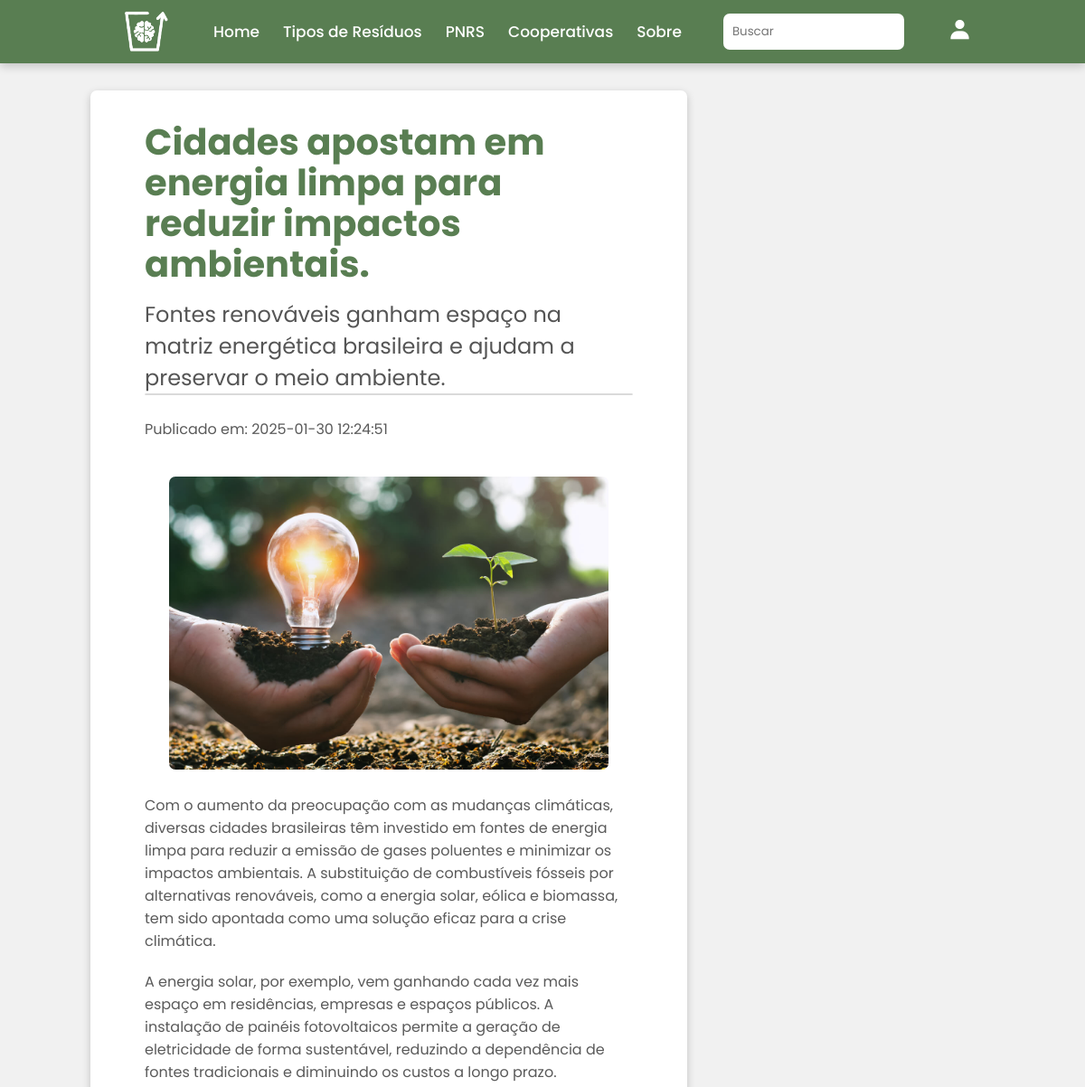
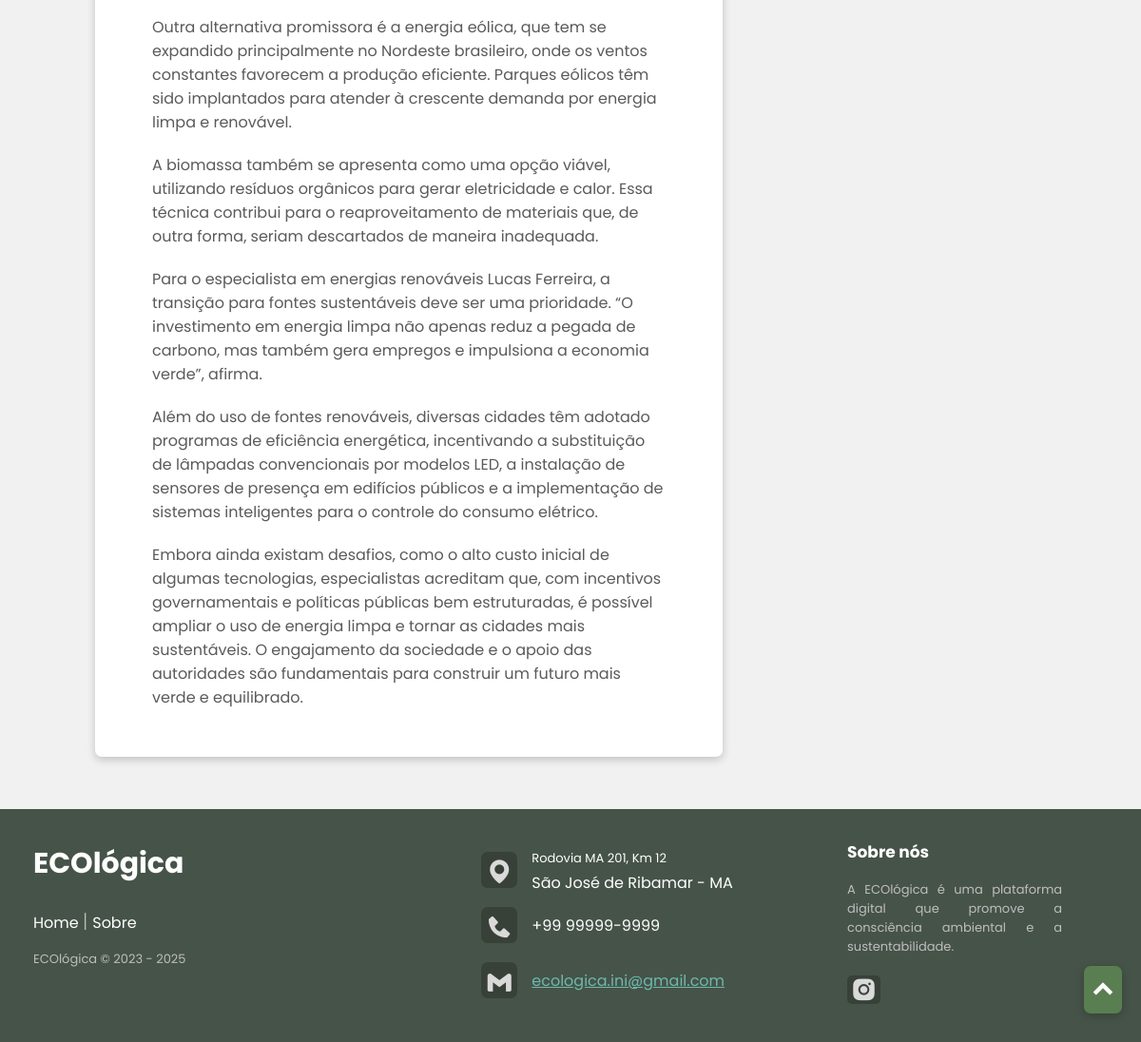
/noticia.php?id=14, run on the app's committed database (2 pictures, top to bottom).
### tables this page shows
CREATE TABLE `noticias` (
  `id` int(11) NOT NULL,
  `titulo` varchar(255) NOT NULL,
  `subtitulo` varchar(255) NOT NULL,
  `conteudo` text NOT NULL,
  `imagem_principal` varchar(255) NOT NULL,
  `em_destaque` tinyint(1) DEFAULT 0,
  `data_criacao` timestamp NOT NULL DEFAULT current_timestamp()
);

### noticia.php (the view, shortened to what this page needs)
<!DOCTYPE html>
<html lang="pt-BR">
<head>
    <link rel="stylesheet" href="paginas.css">
    <link href='https://unpkg.com/boxicons@2.1.4/css/boxicons.min.css' rel='stylesheet'>
</head>
<body>
    <nav>
        <div class="nav-bar">
            <div class="logo-cabecalho"><a href="index.php"><img src="logos/logo.jpg"></a></div>
            <div class="menu">
                <ul class="nav-links">
                    <li><a href="index.php">Home</a></li>
                    <li><a href="residuos.php">Tipos de Resíduos</a></li>
                    <li><a href="PNRS.php">PNRS</a></li>
                    <li><a href="cooperativas.php">Cooperativas</a></li>
                    <li><a href="sobre.php">Sobre</a></li>
                </ul>
            </div>
            <div class="searchBox">
                <form action="consultar.php" method="GET" class="search-field">
                    <input type="text" name="query" placeholder="Buscar" required>
                 </form>
            </div>
            <div class="user">
                <div class="user-container">
                    <?php if (isset($_SESSION['nome'])): ?>
                        <span><?php echo " " . $_SESSION[ 'nome']; ?></span>
                        <div class="user-modal">
                            <button class="modal-button" onclick="window.location.href='logout.php'">Logout</button>
                            <?php if (isset($_SESSION['fkPerfil']) && $_SESSION['fkPerfil'] == 1): ?>
                                <button class="modal-button" onclick="window.location.href='postar.php'">Postar</button>
                            <?php endif; ?>
                            <?php if (isset($_SESSION['fkPerfil']) && $_SESSION['fkPerfil'] == 1): ?>
                                <button class="modal-button" onclick="window.location.href='listar.php'">Editar</button>
                            <?php endif; ?>
                        </div>
                    <?php else: ?>
                        <button class="session"><i class='bx bxs-user'></i></button>
                    <?php endif; ?>
                </div>
            </div>
        </div>
    </nav>
    <div class="pagina">
        <div class="conteudo">
            <?php
            if (isset($_GET['id'])) {
                $conn = new mysqli('localhost', 'root', '', 'ecologica');
                $id = $_GET['id'];
                $sql = "SELECT * FROM noticias WHERE id = $id";
                $result = $conn->query($sql);
                if ($result->num_rows > 0) {
                    $row = $result->fetch_assoc();
                    echo '<h1 class="titulo-conteudo">' . $row['titulo'] . '</h1>';
                    echo '<h2 class="subtitulo-noticia">' . $row['subtitulo'] . '</h2>';
                    echo '<hr class="divisao">';
                    echo '<p class="info-noticia">Publicado em: ' . $row['data_criacao'] . '</p>';
                    echo '<div class="imagens"><img src="uploads/' . $row['imagem_principal'] . '" alt="Imagem da Notícia"></div>';
                    echo '<p class="texto-noticia">' . $row['conteudo'] . '</p>';
                } else {
                    echo '<p>Notícia não encontrada.</p>';
                }
            }
            ?>
        </div>
    </div>
    <a class="topbtn" href="#"><i class="bx bxs-chevron-up"></i></a>
        <footer class="footer">
        <div class="footer-left">
            <h3>ECOlógica</h3>
            <p class="footer-links">
                <a href="index.php" class="link-1">Home</a>
                <a href="sobre.php">Sobre</a>
            </p>
            <p class="footer-company-name">ECOlógica © 2023 - 2025</p>
        </div>
        <div class="footer-center">
            <div><i class="bx bxs-map"></i><p><span>Rodovia MA 201, Km 12</span> São José de Ribamar - MA</p></div>
            <div><i class="bx bxs-phone"></i><p>+99 99999-9999</p></div>
            <div><i class="bx bxl-gmail"></i><p><a href="mailto:ecologica.ini@gmail.com">ecologica.ini@gmail.com</a></p></div>
        </div>
        <div class="footer-right">
            <p class="footer-company-about">
                <span>Sobre nós</span>
                A ECOlógica é uma plataforma digital que promove a consciência ambiental e a sustentabilidade.
            </p>
            <div class="footer-icons">
                <a href="https://www.instagram.com/ecologica_ofc/"><i class="bx bxl-instagram-alt"></i></a>
            </div>
        </div>
    </footer>
</body>
</html>

### data on the page
noticias: titulo "Cidades apostam em energia limpa para reduzir impactos ambientais.", subtitulo "Fontes renováveis ganham espaço na matriz energética brasileira e ajudam a preservar o meio ambiente.", data_criacao "2025-01-30 12:24:51", imagem_principal (picture), conteudo "Com o aumento da preocupação com as mudanças climáticas, diversas cidades brasileiras têm investido em fontes de energia limpa para reduzir a emissão de gases poluentes e minimizar os impactos ambientais. A substituição de combustíveis fósseis por alternativas renováveis, como a energia solar, eólica e biomassa, tem sido apontada como uma solução eficaz para a crise climática. A energia solar, por exemplo, vem ganhando cada vez mais espaço em residências, empresas e espaços públicos. A instalação de painéis fotovoltaicos permite a geração de eletricidade de forma sustentável, reduzindo a dependência de fontes tradicionais e diminuindo os custos a longo prazo. Outra alternativa promissora é…"
